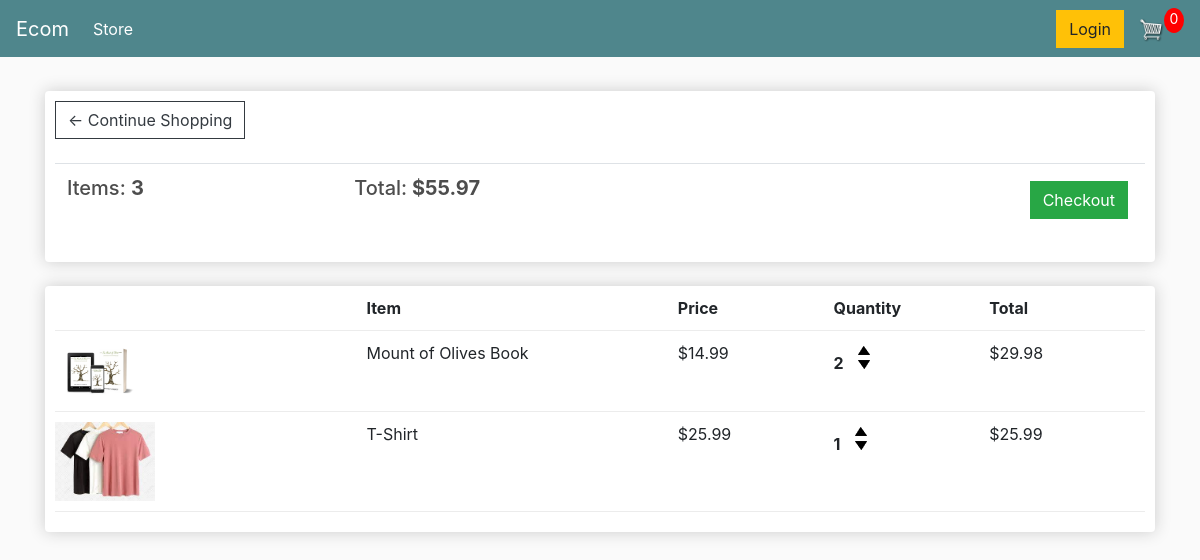
The app's page /cart/ (signed in) with its own data.
### store/models.py (models this page shows, shortened)
class Order(models.Model):
    customer = models.ForeignKey(Customer, on_delete=models.SET_NULL, null=True, blank=True)
    date_ordered = models.DateTimeField(auto_now_add=True)
    complete = models.BooleanField(default=False, null=True, blank=True)
    transaction_id = models.CharField(max_length = 100, null=True)
    @property
    def get_cart_total(self):
        orderitems = self.orderitem_set.all()
        total = sum([item.get_total for item in orderitems])
        return total
    @property
    def get_cart_items(self):
        orderitems = self.orderitem_set.all()
        total = sum([item.quantity for item in orderitems])
        return total

class OrderItem(models.Model):
    product = models.ForeignKey(Product, on_delete=models.SET_NULL, null=True, blank=True)
    order = models.ForeignKey(Order, on_delete=models.SET_NULL, null=True, blank=True)
    quantity = models.IntegerField(default=0, null=True, blank=True)
    date_added = models.DateTimeField(auto_now_add=True)
    @property
    def get_total(self):
        total = self.product.price * self.quantity
        return total

class Product(models.Model):
    name = models.CharField(max_length = 200, null=True)
    price = models.FloatField()
    digital = models.BooleanField(default=False, null=True, blank=True)
    image = models.ImageField(default='images/placeholder.png', null=True, blank=True)

### store/views.py (the view)
# urls.py: path('cart/', views.cart, name='cart'),
def cart(request):
    if request.user.is_authenticated:
        customer = request.user.customer
        order, created = Order.objects.get_or_create(customer=customer, complete=False)
        items = order.orderitem_set.all()
    else:
        items = []
        order = {'get_cart_total':0, 'get_cart_items':0}
    context = {'items':items, 'order':order}
    return render(request, 'store/cart.html', context)

### store/templates/store/cart.html
{% extends 'store/main.html' %}
{% load static %}
{% block content %}
	<div class="row">
		<div class="col-lg-12">
			<div class="box-element">
				<a  class="btn btn-outline-dark" href="{% url 'store' %}">&#x2190; Continue Shopping</a>
				<br>
				<br>
				<table class="table">
					<tr>
						<th><h5>Items: <strong>{{order.get_cart_items}}</strong></h5></th>
						<th><h5>Total:<strong> ${{order.get_cart_total}}</strong></h5></th>
						<th>
							<a  style="float:right; margin:5px;" class="btn btn-success" href="{% url 'checkout' %}">Checkout</a>
						</th>
					</tr>
				</table>
			</div>
			<br>
			<div class="box-element">
				<div class="cart-row">
					<div style="flex:2"></div>
					<div style="flex:2"><strong>Item</strong></div>
					<div style="flex:1"><strong>Price</strong></div>
					<div style="flex:1"><strong>Quantity</strong></div>
					<div style="flex:1"><strong>Total</strong></div>
				</div>
				{% for item in items %}
					<div class="cart-row">
						<div style="flex:2"><img class="row-image" src="{{item.product.image.url}}"></div>
						<div style="flex:2"><p>{{item.product.name}}</p></div>
						<div style="flex:1"><p>${{item.product.price|floatformat:2}}</p></div>
						<div style="flex:1">
							<p class="quantity">{{item.quantity}}</p>
							<div class="quantity">
								<img class="chg-quantity" src="{% static  'images/arrow-up.png' %}">
								<img class="chg-quantity" src="{% static  'images/arrow-down.png' %}">
							</div>
						</div>
						<div style="flex:1"><p>${{item.get_total}}</p></div>
					</div>
				{% endfor %}
			</div>
		</div>
	</div>
{% endblock content %}

### store/templates/store/main.html (shortened to what this page needs)
<!DOCTYPE html>
{% load static %}
<html>
<head>
	<link rel="stylesheet" href="https://stackpath.bootstrapcdn.com/bootstrap/4.4.1/css/bootstrap.min.css">
	<link rel="stylesheet" type="text/css" href="{% static 'css/main.css' %}">
</head>
<body>
	<nav class="navbar navbar-expand-lg navbar-dark bg-dark">
	  <a class="navbar-brand" href="{% url 'store' %}">Ecom</a>
	  <div class="collapse navbar-collapse" id="navbarSupportedContent">
	    <ul class="navbar-nav mr-auto">
	      <li class="nav-item active">
	        <a class="nav-link" href="{% url 'store' %}">Store <span class="sr-only">(current)</span></a>
	      </li>
	    </ul>
	    <div class="form-inline my-2 my-lg-0">
	     	<a href="#"class="btn btn-warning">Login</a>
	     	<a href="{% url 'cart' %}">
	    		<img  id="cart-icon" src="{% static 'images/cart.png' %}">
	    	</a>
	    	<p id="cart-total">0</p>
	    </div>
	  </div>
	</nav>
     <div class="container">
            <br>
            {% block content %}
            {% endblock content %}
         </div>
</body>
</html>

### static/css/main.css (style rules this page uses)
body { background-color: hsl(0, 0%, 98%); }
h1,h2,h3,h4,h5,h6 { color:hsl(0, 0%, 30%); }
.box-element { box-shadow:hsl(0, 0%, 80%) 0 0 16px; background-color: #fff; border-radius: 4px; padding: 10px; }
.bg-dark { background-color: #4f868c!important; }
#cart-icon { width:25px; display: inline-block; margin-left: 15px; }
#cart-total { display: block; text-align: center; color:#fff; background-color: red; width: 20px; height: 25px; border-radius: 50%; font-size: 14px; }
.col-lg-4, .col-lg-6, .col-lg-8, .col-lg-12 { margin-top: 10px; }
.btn { border-radius: 0; }
.row-image { width: 100px; }
.cart-row { display: flex; align-items: flex-stretch; padding-bottom: 10px; margin-bottom: 10px; border-bottom: 1px solid #ececec; }
.quantity { display: inline-block; font-weight: 700; padding-right:10px; }
.chg-quantity { width: 12px; cursor: pointer; display: block; margin-top: 5px; transition:.1s; }

### records on screen
Order: get_cart_items "3", get_cart_total "55.97"
OrderItem: product.image (picture), product.name "Mount of Olives Book", product.price "14.99", quantity "2", get_total "29.98"
OrderItem: product.image (picture), product.name "T-Shirt", product.price "25.99", quantity "1", get_total "25.99"
